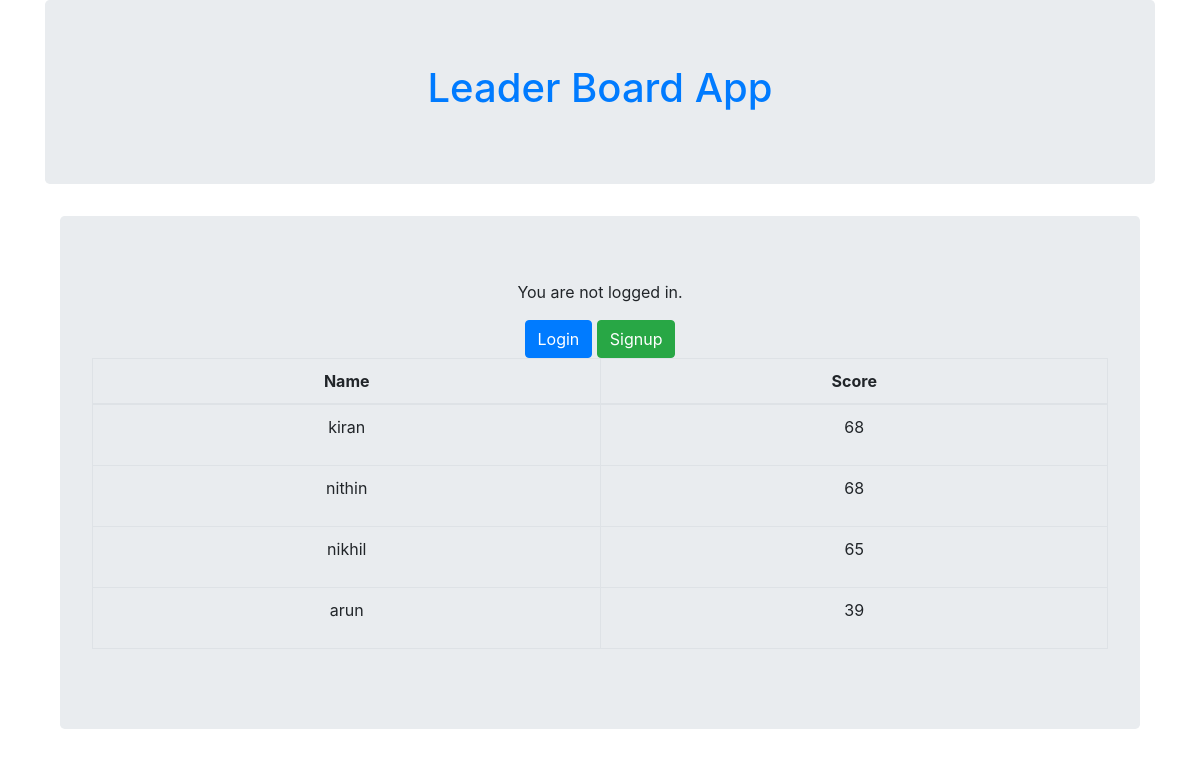
Before: / with the older database file.
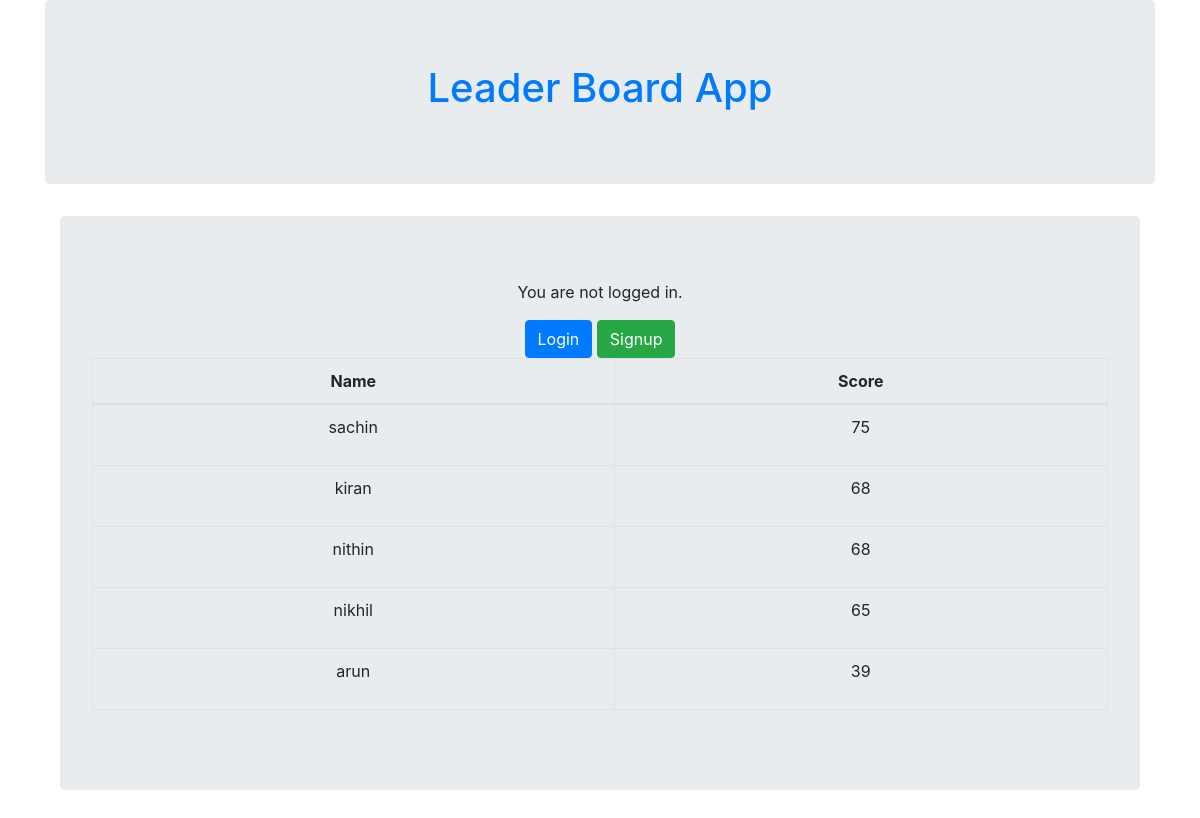
After: the same page with the newer database file.
### score/models.py (models this page shows, shortened)
class Score(models.Model):
    class Meta:
            ordering = ['-score']
    scoreadmin = models.ForeignKey(User,on_delete=models.CASCADE)
    name = models.CharField(max_length=200,primary_key=True)
    score = models.IntegerField()

### score/views.py (the view)
# urls.py: path('', views.ScoreListView.as_view(), name='home'),
class ScoreListView(ListView):
    model = Score
    template_name = 'home.html'

### templates/home.html
{% extends 'base.html' %}
{% block content %}
    <table class="table table-bordered" style="text-align: center">
      <thead>
        <tr>
          <th>Name</th>
          <th>Score</th>
        </tr>
      </thead>
      <tbody>
        {% for s in object_list %}
        <div class="score-entry">
          <tr>
            <td><p>{{ s.name }}<p></td>
              <td><p>{{ s.score }}</p></td>
            </tr>
          </div>
          {% endfor %}
      </tbody>
    </table>
{% endblock content %}

Changed rows visible on the page:
added Score: name "sachin", score "75"
